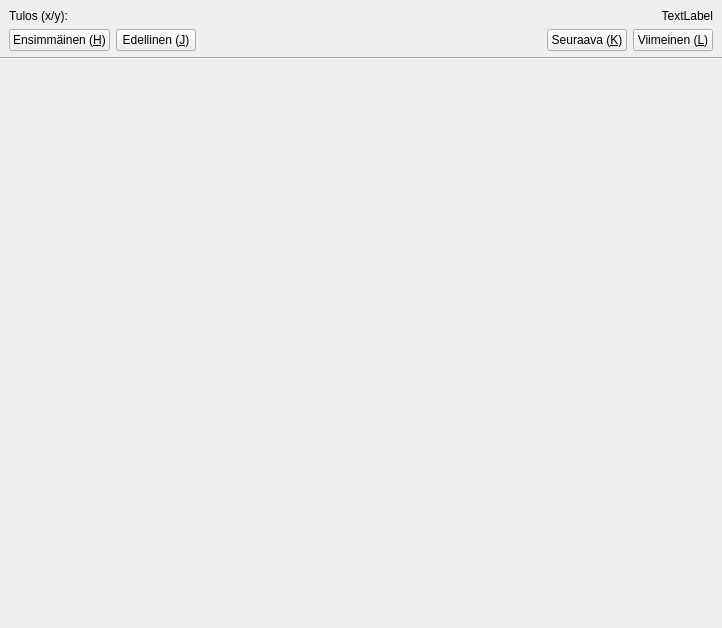
<?xml version="1.0" encoding="UTF-8"?>
<ui version="4.0">
 <class>SelausForm</class>
 <widget class="QWidget" name="SelausForm">
  <property name="geometry">
   <rect>
    <x>0</x>
    <y>0</y>
    <width>722</width>
    <height>628</height>
   </rect>
  </property>
  <property name="windowTitle">
   <string>Form</string>
  </property>
  <layout class="QVBoxLayout" name="verticalLayout" stretch="0,0,0,1">
   <property name="margin">
    <number>0</number>
   </property>
   <item>
    <layout class="QHBoxLayout" name="horizontalLayout_2">
     <property name="leftMargin">
      <number>9</number>
     </property>
     <property name="topMargin">
      <number>9</number>
     </property>
     <property name="rightMargin">
      <number>9</number>
     </property>
     <property name="bottomMargin">
      <number>0</number>
     </property>
     <item>
      <widget class="QLabel" name="headerLabel">
       <property name="text">
        <string>Tulos (x/y):</string>
       </property>
      </widget>
     </item>
     <item>
      <widget class="QLabel" name="idLabel">
       <property name="text">
        <string>TextLabel</string>
       </property>
       <property name="alignment">
        <set>Qt::AlignRight|Qt::AlignTrailing|Qt::AlignVCenter</set>
       </property>
      </widget>
     </item>
    </layout>
   </item>
   <item>
    <layout class="QHBoxLayout" name="horizontalLayout">
     <property name="leftMargin">
      <number>9</number>
     </property>
     <property name="topMargin">
      <number>0</number>
     </property>
     <property name="rightMargin">
      <number>9</number>
     </property>
     <item>
      <widget class="QPushButton" name="ensimmainenButton">
       <property name="text">
        <string>Ensimmäinen (&amp;H)</string>
       </property>
      </widget>
     </item>
     <item>
      <widget class="QPushButton" name="edellinenButton">
       <property name="text">
        <string>Edellinen (&amp;J)</string>
       </property>
      </widget>
     </item>
     <item>
      <spacer name="horizontalSpacer">
       <property name="orientation">
        <enum>Qt::Horizontal</enum>
       </property>
       <property name="sizeHint" stdset="0">
        <size>
         <width>40</width>
         <height>20</height>
        </size>
       </property>
      </spacer>
     </item>
     <item>
      <widget class="QPushButton" name="seuraavaButton">
       <property name="text">
        <string>Seuraava (&amp;K)</string>
       </property>
      </widget>
     </item>
     <item>
      <widget class="QPushButton" name="viimeinenButton">
       <property name="text">
        <string>Viimeinen (&amp;L)</string>
       </property>
      </widget>
     </item>
    </layout>
   </item>
   <item>
    <widget class="Line" name="line_2">
     <property name="orientation">
      <enum>Qt::Horizontal</enum>
     </property>
    </widget>
   </item>
   <item>
    <widget class="TulosForm" name="tulosForm" native="true"/>
   </item>
  </layout>
 </widget>
 <customwidgets>
  <customwidget>
   <class>TulosForm</class>
   <extends>QWidget</extends>
   <header>form/tulosform.h</header>
   <container>1</container>
  </customwidget>
 </customwidgets>
 <resources/>
 <connections/>
</ui>
